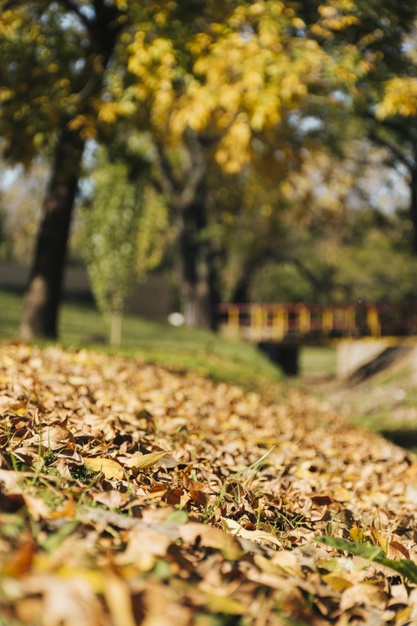
//> input picture autumn.jpg, 417 x 626 px
$ ./main autumn.jpg tobbie.png   (built with g++ and OpenCV 4)
//> lines starting //> are read from the running program, lines starting //| are printed output that depends on the picture; after the words box and inside, x2 and y2 are one past the last pixel; in counts of white or black regions, pixels touching at a corner belong together
#include <opencv2/imgcodecs.hpp>
#include <opencv2/highgui.hpp>
#include <opencv2/imgproc.hpp>
#include <iostream>

static void help( char* progName )
{
    std::cout   << std::endl
                << "This program shows how to filter images with mask: the write it yourself and the"
                << "filter2d way. " << std::endl
                << "Usage:" << std::endl
                << progName << " [image_path -- default lena.jpg] [G -- grayscale] " << std::endl << std::endl;
}

void Sharpen( const cv::Mat& myImage, cv::Mat& Result );

int main( int argc, char* argv[] )
{
    help( argv[0] );
    const char* filename = argc >=2 ? argv[1] : "lena.jpg";

    cv::Mat src, dst0, dst1;

    if( argc >= 3 && !strcmp( "G", argv[2] ) ) src = imread( cv::samples::findFile( filename ), cv::IMREAD_GRAYSCALE);
    else src = cv::imread( cv::samples::findFile( filename ), cv::IMREAD_COLOR);
//> src is the input picture: 626 rows x 417 cols, CV_8UC3; mean B, G, R 66.1, 115.7, 137.2

    if( src.empty() )
    {
        std::cerr << "Can't open image ["  << filename << "]" << std::endl;
        return EXIT_FAILURE;
    }

    cv::namedWindow( "Input", cv::WINDOW_KEEPRATIO );
    imshow( "Input", src );
    double t = (double) cv::getTickCount();

    Sharpen( src, dst0 );

    t = ( ( double ) cv::getTickCount() - t ) / cv::getTickFrequency();
    std::cout << "Hand written function time passed in seconds: " << t << std::endl;

    cv::namedWindow( "Output 1", cv::WINDOW_KEEPRATIO );
    cv::imshow( "Output 1", dst0 );
    cv::waitKey();

    //![kern]
    cv::Mat kernel = ( cv::Mat_<char>(3,3) <<   0, -1,  0,
                                                -1,  5, -1,
                                                0, -1,  0 );
    //![kern]

    t = ( double ) cv::getTickCount();

    //![filter2D]
    filter2D( src, dst1, src.depth(), kernel );
    //![filter2D]
    t = ( ( double ) cv::getTickCount() - t ) / cv::getTickFrequency();
    std::cout << "Built-in filter2D time passed in seconds:     " << t << std::endl;

    cv::namedWindow( "Output 2", cv::WINDOW_KEEPRATIO );
    cv::imshow( "Output 2", dst1 );

    cv::waitKey();
    return EXIT_SUCCESS;
}
//! [basic_method]
void Sharpen( const cv::Mat& myImage, cv::Mat& Result )
{
    //! [8_bit]
    CV_Assert(myImage.depth() == CV_8U);  // accept only uchar images
    //! [8_bit]

    //! [create_channels]
    const int nChannels = myImage.channels();
//> nChannels = 3
    Result.create(myImage.size(),myImage.type());
    //! [create_channels]

    //! [basic_method_loop]
    for(int j = 1 ; j < myImage.rows-1; ++j)
    {
        const uchar* previous = myImage.ptr<uchar>( j - 1 );
        const uchar* current  = myImage.ptr<uchar>( j     );
        const uchar* next     = myImage.ptr<uchar>( j + 1 );

        uchar* output = Result.ptr<uchar>( j );

        for( int i = nChannels; i < nChannels * ( myImage.cols - 1 ); ++i )
        {
            *output++ = cv::saturate_cast<uchar>( 5 * current[i] - current[i - nChannels] - current[i + nChannels] - previous[i] - next[i] );
        }
    }
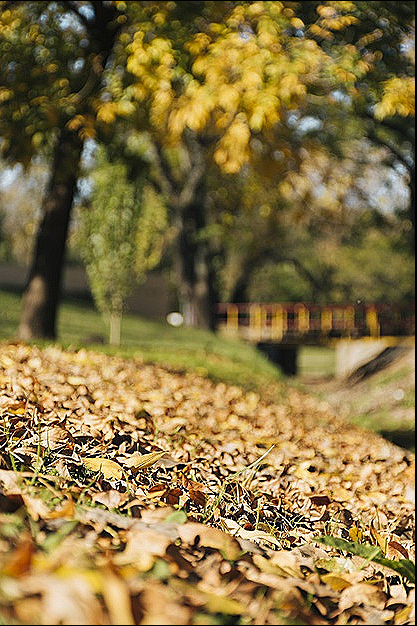
//> Result: 626 rows x 417 cols, CV_8UC3; mean B, G, R 67, 115.1, 135.6
    //! [basic_method_loop]

    //! [borders]
    Result.row( 0 ).setTo( cv::Scalar(0) );
    Result.row( Result.rows - 1 ).setTo( cv::Scalar( 0 ) );
    Result.col( 0 ).setTo( cv::Scalar( 0 ) );
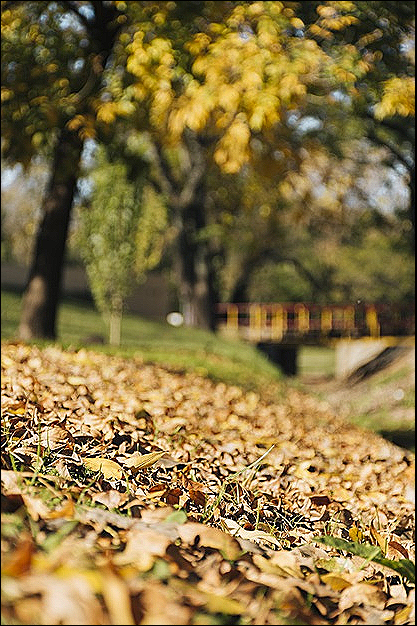
//> Result: 626 rows x 417 cols, CV_8UC3; 0.24% of pixels changed, all inside (x1, y1, x2, y2) = (0, 1, 1, 625)
//> in main, `filter2D( src, dst1, src.depth(), kernel );`:
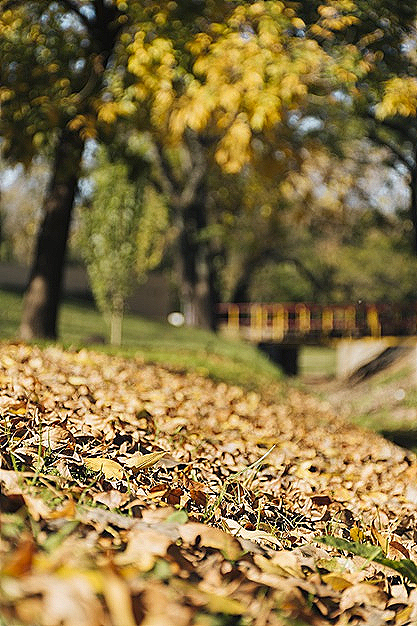
//> dst1: 626 rows x 417 cols, CV_8UC3; mean B, G, R 67.6, 116, 136.5
    Result.col( Result.cols - 1 ).setTo( cv::Scalar( 0 ) );
    //! [borders]
}
//! [basic_method]
